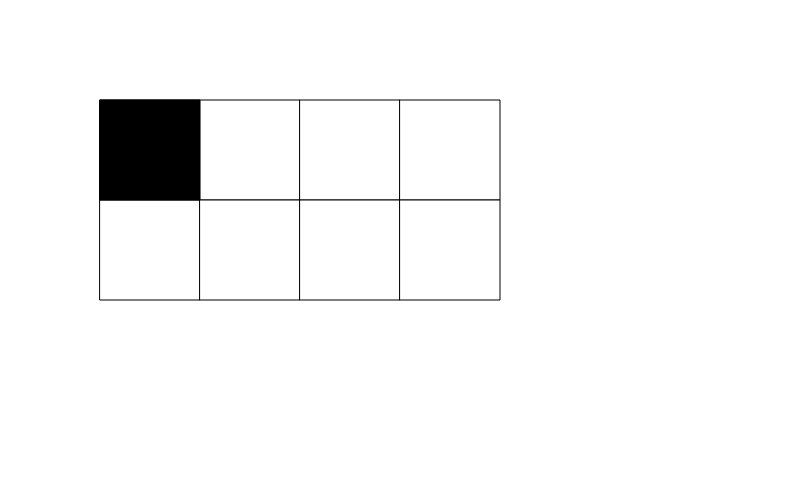
Frame 1 (no input)
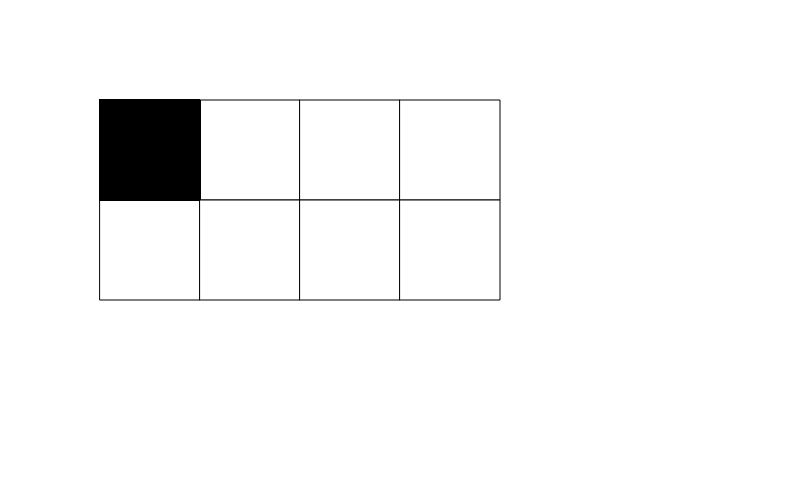
Frame 60 (no input)
Frame 120 (the mouse pressed at the canvas centre since frame 60): identical to frame 60, image omitted

The p5.js sketch that drew these frames (run headless with seeded random() and noise() and a simulated clock; from frame 60 on, the mouse is pressed at the canvas centre):

// p5.js sketch
// ── sketch.js

var loop
var cls= 4
var s= 100
var s2= 200

function setup(){
    createCanvas(800,500)

//  rect(100, 20, 50, 50)    
//    rect(50, 20, 50, 50)    


//      rect(100, 70, 50, 50)    
//    rect(50, 70,50, 50)




for (i =1; i <= cls; i++){
    rect(i*s, s, s, s)
    // rect (100, 50*i, 50, 50 )
}



for (i =1; i <= cls; i++){
    rect(i*s, s2, s, s)
}

}

var value = 0;
function draw() {
  fill(value);
  rect(s, s, s, s);
}

function mouseClicked() {
  if (value == 0) {
    value = 255;
  } else {
    value = 0;
  }
}

function mousePressed() {
  rect(mouseX, mouseY,);
}
// ── Aden-battleship.html
<html>
    <head>
        <script src="https://cdnjs.cloudflare.com/ajax/libs/p5.js/0.5.11/p5.js">
        </script>
        <script src="sketch.js"></script>
    
    </head>
    <body>
    </body>
</html>
